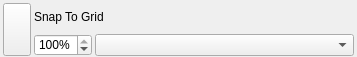
<?xml version="1.0" encoding="UTF-8"?>
<ui version="4.0">
 <class>Form</class>
 <widget class="QWidget" name="Form">
  <property name="styleSheet">
   <string notr="true">QPushButton#button_apply_grid { text-align: center; }</string>
  </property>
  <property name="geometry">
   <rect>
    <x>0</x>
    <y>0</y>
    <width>357</width>
    <height>57</height>
   </rect>
  </property>
  <property name="sizePolicy">
   <sizepolicy hsizetype="Preferred" vsizetype="Fixed">
    <horstretch>0</horstretch>
    <verstretch>0</verstretch>
   </sizepolicy>
  </property>
  <property name="windowTitle">
   <string>Form</string>
  </property>
  <layout class="QVBoxLayout" name="verticalLayout">
   <property name="spacing">
    <number>0</number>
   </property>
   <property name="leftMargin">
    <number>0</number>
   </property>
   <property name="topMargin">
    <number>0</number>
   </property>
   <property name="rightMargin">
    <number>0</number>
   </property>
   <property name="bottomMargin">
    <number>0</number>
   </property>
   <item>
    <widget class="QFrame" name="group_container">
     <property name="sizePolicy">
      <sizepolicy hsizetype="Expanding" vsizetype="Fixed">
       <horstretch>0</horstretch>
       <verstretch>0</verstretch>
      </sizepolicy>
     </property>
     <property name="frameShape">
      <enum>QFrame::Shape::NoFrame</enum>
     </property>
     <property name="frameShadow">
      <enum>QFrame::Shadow::Plain</enum>
     </property>
     <layout class="QGridLayout" name="gridLayout">
      <property name="leftMargin">
       <number>3</number>
      </property>
      <property name="topMargin">
       <number>3</number>
      </property>
      <property name="rightMargin">
       <number>3</number>
      </property>
      <property name="bottomMargin">
       <number>0</number>
      </property>
      <property name="horizontalSpacing">
       <number>3</number>
      </property>
      <property name="verticalSpacing">
       <number>3</number>
      </property>
      <item row="0" column="0" rowspan="2" alignment="Qt::AlignmentFlag::AlignTop">
       <widget class="QPushButton" name="button_apply_grid">
        <property name="toolTip">
         <string>Enable or disable grid arrangement</string>
        </property>
        <property name="sizePolicy">
         <sizepolicy hsizetype="Fixed" vsizetype="Fixed">
          <horstretch>0</horstretch>
          <verstretch>0</verstretch>
         </sizepolicy>
        </property>
        <property name="minimumSize">
         <size>
          <width>28</width>
          <height>53</height>
         </size>
        </property>
        <property name="maximumSize">
         <size>
          <width>28</width>
          <height>53</height>
         </size>
        </property>
        <property name="baseSize">
         <size>
          <width>0</width>
          <height>0</height>
         </size>
        </property>
        <property name="autoFillBackground">
         <bool>false</bool>
        </property>
        <property name="text">
         <string/>
        </property>
        <property name="icon">
         <iconset>
          <normaloff>../../shared/icons/material/animation_play.svg</normaloff>
          <normalon>../../shared/icons/material/animation_pause.svg</normalon>../../shared/icons/material/animation_play.svg</iconset>
        </property>
        <property name="iconSize">
         <size>
          <width>22</width>
          <height>22</height>
         </size>
        </property>
        <property name="checkable">
         <bool>true</bool>
        </property>
        <property name="checked">
         <bool>false</bool>
        </property>
        <property name="flat">
         <bool>false</bool>
        </property>
        <property name="iconName" stdset="0">
         <string>animation_play</string>
        </property>
       </widget>
      </item>
      <item row="0" column="1" colspan="2">
       <widget class="QLabel" name="label">
        <property name="sizePolicy">
         <sizepolicy hsizetype="Fixed" vsizetype="Preferred">
          <horstretch>0</horstretch>
          <verstretch>0</verstretch>
         </sizepolicy>
        </property>
        <property name="text">
         <string>Snap To Grid</string>
        </property>
       </widget>
      </item>
      <item row="1" column="1">
       <widget class="QSpinBox" name="spin_grid_percentage">
        <property name="toolTip">
         <string>Blend original and grid positions</string>
        </property>
        <property name="sizePolicy">
         <sizepolicy hsizetype="Fixed" vsizetype="Fixed">
          <horstretch>0</horstretch>
          <verstretch>0</verstretch>
         </sizepolicy>
        </property>
        <property name="suffix">
         <string>%</string>
        </property>
        <property name="maximum">
         <number>100</number>
        </property>
        <property name="singleStep">
         <number>10</number>
        </property>
        <property name="value">
         <number>100</number>
        </property>
       </widget>
      </item>
      <item row="1" column="2">
       <widget class="QComboBox" name="combo_grid_format">
        <property name="sizePolicy">
         <sizepolicy hsizetype="Expanding" vsizetype="Fixed">
          <horstretch>0</horstretch>
          <verstretch>0</verstretch>
         </sizepolicy>
        </property>
        <property name="toolTip">
         <string>Uses the canvas crop formats. Free follows the original projection bounds.</string>
        </property>
       </widget>
      </item>
     </layout>
    </widget>
   </item>
  </layout>
 </widget>
 <resources/>
 <connections/>
</ui>
